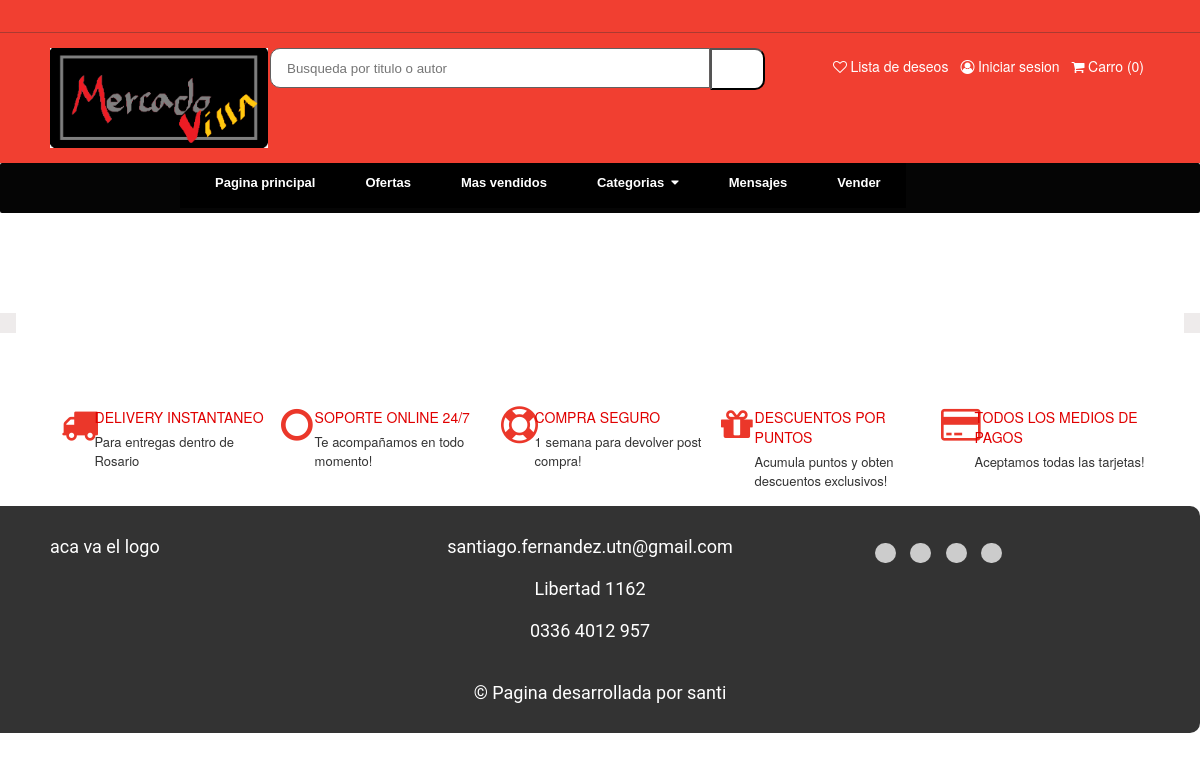
/web/, run on an earlier commit of the app's database.
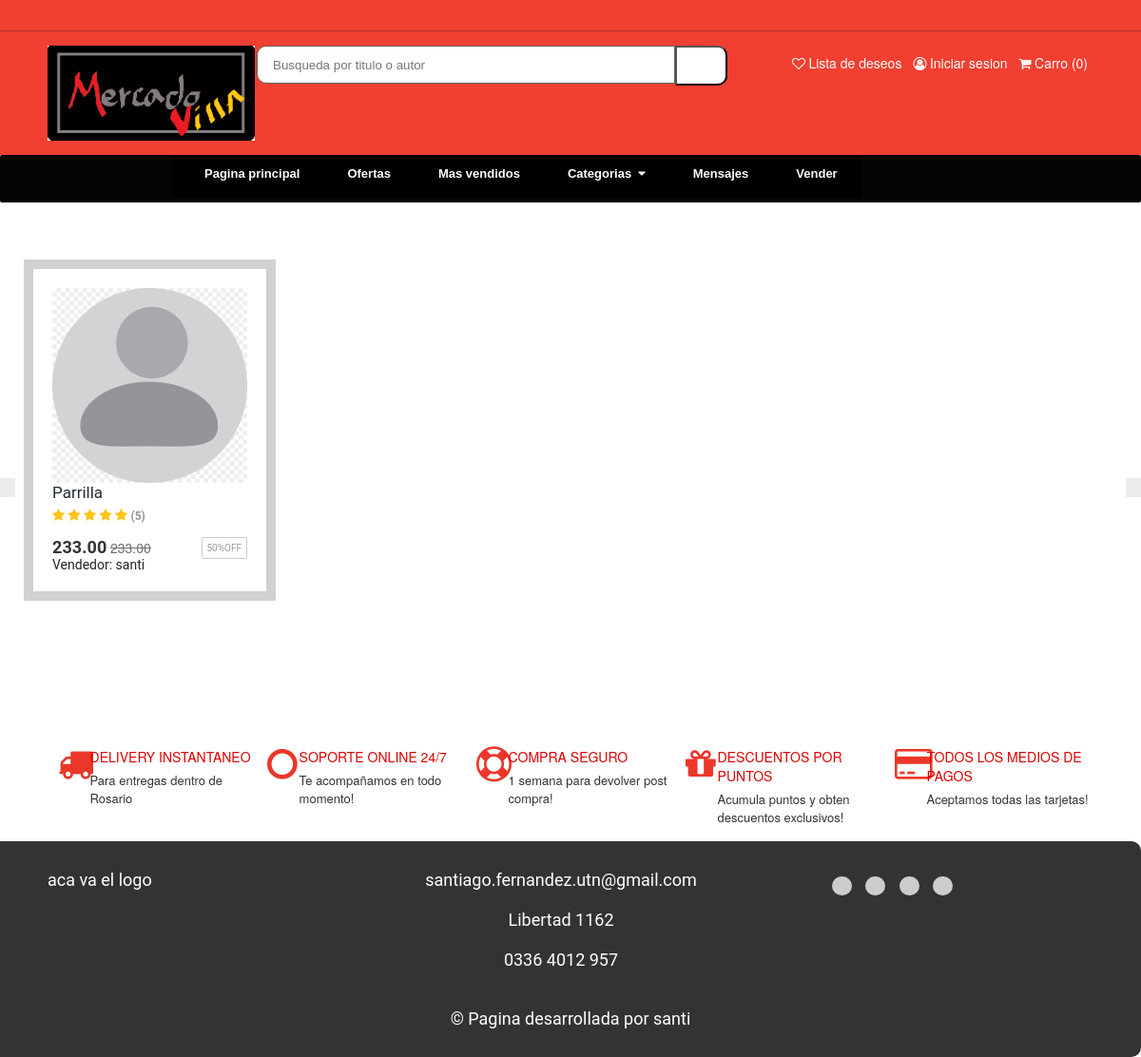
And on a later commit of the database.
### stock/models.py (models this page shows, shortened)
class StockProduct(models.Model):
    user = models.ForeignKey(ClientModel,on_delete=models.CASCADE,limit_choices_to={'is_seller': True})#si se elimina un cliente, se eliminan los productos cargados por el
    business_line = models.CharField(choices=BusinessLineChoices.choices, max_length=128, default=BusinessLineChoices.OTROS.value)
    quantity_stock = models.PositiveIntegerField()
    price = models.DecimalField(max_digits=10, decimal_places=2)
    name_product = models.CharField(max_length=140)
    description = models.TextField(max_length=1200)
    imagen = models.ImageField(upload_to="productos", null = True)
    code_product = models.CharField(max_length=10, unique=True)
    expiration = models.DateTimeField(null = True, default=None)

### clients/models.py (models this page shows)
class ClientModel(AbstractUser):
    cuit = models.CharField(max_length=11)
    business_line = models.CharField(choices=BusinessLineChoices.choices, max_length=128, default=BusinessLineChoices.OTROS.value)
    business_line_interes = models.CharField(choices=BusinessLineChoices.choices, max_length=128, default=BusinessLineChoices.OTROS.value)
    is_seller = models.BooleanField(default=False)
    is_buyer = models.BooleanField(default=True)
    state = models.CharField(max_length=128)
    city = models.CharField(max_length=128)
    postal_code = models.CharField(max_length = 4)
    phone_number = models.CharField(max_length = 64)
    avatar = models.ImageField(upload_to="avatar", null = True)

### web/views.py (the view, shortened to what this page needs)
# urls.py: path('', ProductView.as_view(), name="product"),
class ProductView(View):
    def get(self, request):
        products = StockProduct.objects.all()
        return render(request, "products.html", {"products": products})

### templates/products.html (shortened to what this page needs)
{% extends "home.html" %}
{% load humanize %}
{% block content %}
<div class="carousel-container">
<div class="carousel">
<div class="slide">
{% for p in products%}
        <div class="width-25">
            <div class="product-section">
                <div class="product-border">
                <div class="product-img-center">
                <a href="#">
                    <img class="product-img" src="{{ p.imagen.url }}">
                </a>
            </div>
            <div>
                <p class="product-name">
                <a href="#">{{p.name_product | capfirst}}</a>
                </p>
                <p class="product-rating">
                    <i class="fa fa-star" aria-hidden="true"></i>
                    <i class="fa fa-star" aria-hidden="true"></i>
                    <i class="fa fa-star" aria-hidden="true"></i>
                    <i class="fa fa-star" aria-hidden="true"></i>
                    <i class="fa fa-star" aria-hidden="true"></i>
                    <span>(5)</span>
                </p>
                <p class="product-price">
                    <span class="product-discounted-price">{{p.price | intcomma}}</span>
                    <span class="product-original-price">{{p.price | intcomma}}</span>
                    <span class="product-discount">50%OFF</span>
                    </p>
                <p class ="product-seller">
                    <span class="product-seller-name">Vendedor: {{p.user}}</span>
                </p>
                </div>
                </div>
            </div>
        </div>
{% endfor %}
</div>
</div>
<button class="arrow left-arrow"></button>
<button class="arrow right-arrow"></button>
</div></div>
{% endblock content %}

What changed in the data, as far as the page shows it:
added StockProduct: imagen (picture), name_product "Parrilla", price "233.00", user "santi"
